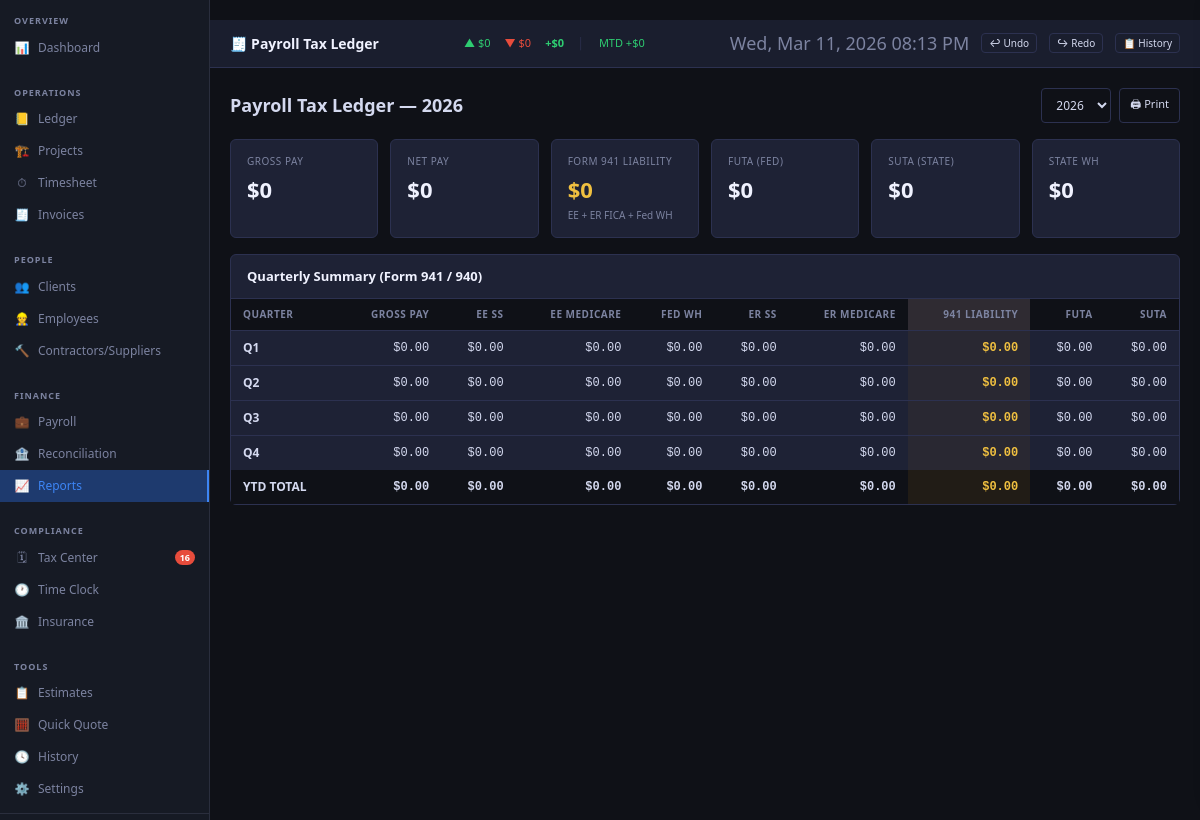
Screenshot of /reports/payroll-tax with the database file from the repository.
### tables this page shows
CREATE TABLE company_config (
    id INTEGER PRIMARY KEY DEFAULT 1,
    company_name TEXT DEFAULT '',
    owner_name TEXT DEFAULT '',
    address TEXT DEFAULT '',
    city_state_zip TEXT DEFAULT '',
    phone TEXT DEFAULT '',
    email TEXT DEFAULT '',
    website TEXT DEFAULT '',
    license_number TEXT DEFAULT '',
    ein TEXT DEFAULT '',
    receipts_folder_path TEXT DEFAULT '',
    invoices_folder_path TEXT DEFAULT '',
    certs_folder_path TEXT DEFAULT '',
    backup_folder_path TEXT DEFAULT '',
    backup_keep_count INTEGER DEFAULT 30,
    continuous_scroll INTEGER DEFAULT 0,
    time_tracker_enabled INTEGER DEFAULT 0,
    active_jobs_folder_path TEXT DEFAULT '',
    payroll_year INTEGER DEFAULT 2025,
    fica_rate_employee REAL DEFAULT 0.062,
    medicare_rate_employee REAL DEFAULT 0.0145,
    fica_rate_employer REAL DEFAULT 0.062,
    medicare_rate_employer REAL DEFAULT 0.0145,
    futa_rate REAL DEFAULT 0.006,
    futa_wage_base REAL DEFAULT 7000.0,
    suta_rate_il REAL DEFAULT 0.0350,
    suta_wage_base_il REAL DEFAULT 13590.0,
    prior_year_withholding_carryforward REAL DEFAULT 0.0,
    prior_year_trade_adjustment REAL DEFAULT 0.0,
    opening_bank_balance REAL DEFAULT 0.0,
    default_overhead_pct REAL DEFAULT 5.0,
    default_insurance_pct REAL DEFAULT 1.0,
    default_owner_wages_pct REAL DEFAULT 11.0,
    default_profit_pct REAL DEFAULT 20.0,
    default_markup_pct REAL DEFAULT 0.20,
    estimate_prefix TEXT DEFAULT 'EST',
    created_at TEXT DEFAULT (datetime('now')),
    updated_at TEXT DEFAULT (datetime('now')),
    is_deleted INTEGER DEFAULT 0
);

### routes_phase10.py (the view)
@phase10.route('/reports/payroll-tax')
def report_payroll_tax():
    config = _cfg()
    badges = _badges()
    conn   = get_connection()
    try:
        year  = _year_param()
        years = conn.execute(
            "SELECT DISTINCT year FROM payroll_runs WHERE is_deleted=0 ORDER BY year DESC"
        ).fetchall()
        years = [r['year'] for r in years] or [year]
        monthly = conn.execute("""
            SELECT CAST(substr(run_date,6,2) AS INTEGER) AS mo,
                   SUM(gross_pay)          AS gross,
                   SUM(ss_withheld)        AS ee_ss,
                   SUM(medicare_withheld)  AS ee_med,
                   SUM(fed_withholding)    AS fed_wh,
                   SUM(state_withholding)  AS state_wh,
                   SUM(total_withheld)     AS total_wh,
                   SUM(net_pay)            AS net,
                   SUM(employer_ss)        AS er_ss,
                   SUM(employer_medicare)  AS er_med,
                   SUM(futa_amount)        AS futa,
                   SUM(suta_amount)        AS suta
            FROM payroll_runs
            WHERE year=? AND is_deleted=0
            GROUP BY mo ORDER BY mo
        """, [year]).fetchall()
        monthly_data = {r['mo']: dict(r) for r in monthly}
        quarters = []
        for q, months_in_q in enumerate([(1,2,3),(4,5,6),(7,8,9),(10,11,12)], 1):
            agg = defaultdict(float)
            for m in months_in_q:
                md = monthly_data.get(m, {})
                for k in ['gross','ee_ss','ee_med','fed_wh','state_wh','total_wh',
                          'net','er_ss','er_med','futa','suta']:
                    agg[k] += float(md.get(k) or 0)
            agg['quarter'] = q
            agg['liability_941'] = (
                agg['ee_ss'] + agg['ee_med'] + agg['fed_wh'] +
                agg['er_ss'] + agg['er_med']
            )
            quarters.append(dict(agg))
        ytd = conn.execute("""
            SELECT SUM(gross_pay) AS gross, SUM(ss_withheld) AS ee_ss,
                   SUM(medicare_withheld) AS ee_med, SUM(fed_withholding) AS fed_wh,
                   SUM(state_withholding) AS state_wh, SUM(total_withheld) AS total_wh,
                   SUM(net_pay) AS net, SUM(employer_ss) AS er_ss,
                   SUM(employer_medicare) AS er_med, SUM(futa_amount) AS futa,
                   SUM(suta_amount) AS suta
            FROM payroll_runs WHERE year=? AND is_deleted=0
        """, [year]).fetchone()
        ytd_data = dict(ytd) if ytd else {}
        emp_rows = conn.execute("""
            SELECT (e.first_name || ' ' || e.last_name) AS emp_name,
                   SUM(p.gross_pay) AS gross, SUM(p.net_pay) AS net,
                   SUM(p.ss_withheld+p.employer_ss) AS total_ss,
                   SUM(p.medicare_withheld+p.employer_medicare) AS total_med,
                   SUM(p.futa_amount) AS futa,
                   COUNT(*) AS checks
            FROM payroll_runs p
            JOIN employees e ON p.emp_id = e.emp_id
            WHERE p.year=? AND p.is_deleted=0
            GROUP BY p.emp_id ORDER BY gross DESC
        """, [year]).fetchall()
        return render_template('report_payroll_tax.html',
            config=config, badges=badges,
            year=year, years=years,
            monthly_data=monthly_data,
            quarters=quarters,
            ytd=ytd_data,
            employees=[dict(e) for e in emp_rows],
        )
    finally:
        conn.close()

### app.py (called while the page is built)
@app.context_processor
def inject_globals():
    return {'db_name': os.path.basename(DB_PATH)}

### database.py (called while the page is built)
def get_connection():
    conn = sqlite3.connect(DB_PATH)
    conn.row_factory = sqlite3.Row
    conn.execute("PRAGMA journal_mode=WAL")
    conn.execute("PRAGMA foreign_keys=ON")
    return conn

### routes_phase10.py (called while the page is built)
def _cfg():
    conn = get_connection()
    try:
        r = conn.execute("SELECT * FROM company_config WHERE id=1").fetchone()
        return dict(r) if r else {}
    finally:
        conn.close()

def _badges():
    from app import get_nav_badges
    return get_nav_badges()

def _year_param(default=None):
    v = request.args.get('year', str(default or date.today().year))
    if v == 'all':
        return 'all'
    return int(v) if v and v.isdigit() else date.today().year

### routes_phase3.py (called while the page is built)
def _get_recurring_patterns(conn):
    rows = conn.execute(
        "SELECT * FROM recurring_patterns WHERE is_deleted=0"
    ).fetchall()
    return [dict(r) for r in rows]

### templates/report_payroll_tax.html (shortened to what this page needs)
{% extends "base.html" %}
{% block topbar_title %}🧾 Payroll Tax Ledger{% endblock %}
{% block content %}
<div class="flex gap-8" style="margin-bottom:16px;align-items:center">
  <h2 style="font-size:18px;font-weight:700">Payroll Tax Ledger — {{ year }}</h2>
  <form method="GET" class="flex gap-8" style="margin-left:auto">
    <select name="year" onchange="this.form.submit()">
      {% for y in years %}<option value="{{ y }}" {% if y==year %}selected{% endif %}>{{ y }}</option>{% endfor %}
    </select>
    <button class="btn btn-outline btn-sm" onclick="window.print();return false">🖨 Print</button>
  </form>
</div>
{% macro money(v) %}${{ '{:,.2f}'.format((v or 0)|float) }}{% endmacro %}
<div class="kpi-grid" style="grid-template-columns:repeat(6,1fr);margin-bottom:16px">
  <div class="kpi-tile"><div class="kpi-label">Gross Pay</div><div class="kpi-value">${{ '{:,.0f}'.format((ytd.gross or 0)|float) }}</div></div>
  <div class="kpi-tile"><div class="kpi-label">Net Pay</div><div class="kpi-value">${{ '{:,.0f}'.format((ytd.net or 0)|float) }}</div></div>
  <div class="kpi-tile yellow"><div class="kpi-label">Form 941 Liability</div>
    <div class="kpi-value">${{ '{:,.0f}'.format(((ytd.ee_ss or 0)+(ytd.ee_med or 0)+(ytd.fed_wh or 0)+(ytd.er_ss or 0)+(ytd.er_med or 0))|float) }}</div>
    <div class="kpi-sub">EE + ER FICA + Fed WH</div>
  </div>
  <div class="kpi-tile"><div class="kpi-label">FUTA (Fed)</div><div class="kpi-value">${{ '{:,.0f}'.format((ytd.futa or 0)|float) }}</div></div>
  <div class="kpi-tile"><div class="kpi-label">SUTA (State)</div><div class="kpi-value">${{ '{:,.0f}'.format((ytd.suta or 0)|float) }}</div></div>
  <div class="kpi-tile"><div class="kpi-label">State WH</div><div class="kpi-value">${{ '{:,.0f}'.format((ytd.state_wh or 0)|float) }}</div></div>
</div>
<div class="card" style="margin-bottom:16px">
  <div class="card-header"><span class="card-title">Quarterly Summary (Form 941 / 940)</span></div>
  <div class="card-body no-pad">
    <table>
      <thead>
        <tr>
          <th>Quarter</th>
          <th style="text-align:right">Gross Pay</th>
          <th style="text-align:right">EE SS</th>
          <th style="text-align:right">EE Medicare</th>
          <th style="text-align:right">Fed WH</th>
          <th style="text-align:right">ER SS</th>
          <th style="text-align:right">ER Medicare</th>
          <th style="text-align:right;background:rgba(243,156,18,0.08)">941 Liability</th>
          <th style="text-align:right">FUTA</th>
          <th style="text-align:right">SUTA</th>
        </tr>
      </thead>
      <tbody>
        {% for q in quarters %}
        <tr>
          <td style="font-weight:600">Q{{ q.quarter }}</td>
          <td style="text-align:right" class="mono">{{ money(q.gross) }}</td>
          <td style="text-align:right" class="mono">{{ money(q.ee_ss) }}</td>
          <td style="text-align:right" class="mono">{{ money(q.ee_med) }}</td>
          <td style="text-align:right" class="mono">{{ money(q.fed_wh) }}</td>
          <td style="text-align:right" class="mono">{{ money(q.er_ss) }}</td>
          <td style="text-align:right" class="mono">{{ money(q.er_med) }}</td>
          <td style="text-align:right;font-weight:700;background:rgba(243,156,18,0.05)" class="mono text-yellow">{{ money(q.liability_941) }}</td>
          <td style="text-align:right" class="mono">{{ money(q.futa) }}</td>
          <td style="text-align:right" class="mono">{{ money(q.suta) }}</td>
        </tr>
        {% endfor %}
      </tbody>
      <tfoot>
        <tr style="font-weight:800;background:var(--bg)">
          <td>YTD TOTAL</td>
          <td style="text-align:right" class="mono">{{ money(ytd.gross) }}</td>
          <td style="text-align:right" class="mono">{{ money(ytd.ee_ss) }}</td>
          <td style="text-align:right" class="mono">{{ money(ytd.ee_med) }}</td>
          <td style="text-align:right" class="mono">{{ money(ytd.fed_wh) }}</td>
          <td style="text-align:right" class="mono">{{ money(ytd.er_ss) }}</td>
          <td style="text-align:right" class="mono">{{ money(ytd.er_med) }}</td>
          <td style="text-align:right;background:rgba(243,156,18,0.08)" class="mono text-yellow">
            {{ money(((ytd.ee_ss or 0)+(ytd.ee_med or 0)+(ytd.fed_wh or 0)+(ytd.er_ss or 0)+(ytd.er_med or 0))|float) }}
          </td>
          <td style="text-align:right" class="mono">{{ money(ytd.futa) }}</td>
          <td style="text-align:right" class="mono">{{ money(ytd.suta) }}</td>
        </tr>
      </tfoot>
    </table>
  </div>
</div>
{% endblock %}

### templates/base.html (style rules this page uses)
:root { --bg: #0f1117; --sidebar-bg: #161a24; --sidebar-border: #2a2e3d; --content-bg: #1a1e2e; --card-bg: #1e2235; --card-border: #2c3150; --accent: #3d85f5; --accent-hover: #5a99ff; --accent-dim: #1e3a6e; --text: #d4d9ef; --text-dim: #7c83a0; --text-bright: #f0f2ff; --green: #2ecc71; --green-dim: #1a4a2e; --yellow: #f0c040; --yellow-dim: #4a3c10; --red: #e74c3c; --red-dim: #4a1a1a; --orange: #f39c12; --orange-dim: #4a2e08; --border: #2c3150; --input-bg: #0f1117; --hover: #252a3d; --success: #27ae60; --sidebar-w: 210px; --header-h: 48px; --surface: #1e2235; }
*, *::before, *::after { box-sizing: border-box; margin: 0; padding: 0; }
body { font-family: 'Segoe UI', system-ui, -apple-system, sans-serif; background: var(--bg); color: var(--text); font-size: 13px; line-height: 1.5; min-height: 100vh; }
.card { background: var(--card-bg); border: 1px solid var(--card-border); border-radius: 6px; margin-bottom: 16px; }
.card-header { padding: 12px 16px; border-bottom: 1px solid var(--card-border); display: flex; align-items: center; gap: 8px; }
.card-title { font-size: 13px; font-weight: 600; color: var(--text-bright); }
.card-body { padding: 16px; }
.card-body.no-pad { padding: 0; }
.kpi-grid { display: grid; grid-template-columns: repeat(auto-fit, minmax(160px, 1fr)); gap: 12px; margin-bottom: 16px; }
.kpi-tile { background: var(--card-bg); border: 1px solid var(--card-border); border-radius: 6px; padding: 14px 16px; }
.kpi-label { font-size: 10px; color: var(--text-dim); text-transform: uppercase; letter-spacing: 0.5px; margin-bottom: 4px; }
.kpi-value { font-size: 22px; font-weight: 700; color: var(--text-bright); }
.kpi-sub { font-size: 10px; color: var(--text-dim); margin-top: 2px; }
.kpi-tile.yellow .kpi-value { color: var(--yellow); }
table { width: 100%; border-collapse: collapse; }
thead th { background: var(--bg); color: var(--text-dim); font-size: 10px; font-weight: 600; text-transform: uppercase; letter-spacing: 0.5px; padding: 8px 12px; text-align: left; white-space: nowrap; border-bottom: 1px solid var(--border); }
tbody tr { border-bottom: 1px solid var(--border); transition: background 0.1s; }
tbody tr:last-child { border-bottom: none; }
td { padding: 8px 12px; font-size: 12px; color: var(--text); white-space: nowrap; }
td.mono { font-family: 'Consolas', 'Courier New', monospace; }
input, select, textarea { background: var(--input-bg); border: 1px solid var(--border); color: var(--text); padding: 7px 10px; border-radius: 4px; font-size: 12px; font-family: inherit; transition: border-color 0.15s; width: 100%; }
.btn { display: inline-flex; align-items: center; gap: 5px; padding: 6px 14px; border-radius: 4px; font-size: 12px; font-weight: 500; cursor: pointer; border: 1px solid transparent; transition: all 0.15s; text-decoration: none; white-space: nowrap; font-family: inherit; }
.btn-outline { background: transparent; color: var(--text); border-color: var(--border); }
.btn-sm { padding: 4px 10px; font-size: 11px; }
.flex { display: flex; }
.gap-8 { gap: 8px; }
.text-yellow { color: var(--yellow); }
.mono { font-family: 'Consolas', 'Courier New', monospace; }

### rows the page displays
company_config: quarter "1", value "0.00 0.00 0.00 0.00 0.00 0.00 0.00 0.00 0.00", quarter "2", quarter "3", quarter "4"

### other values shown
{{ badges.overdue_reminders }} "16"
{{ year }} "2026"
{{ '{:,.0f}'.format((ytd.gross or 0)|float) }} "0"
{{ '{:,.0f}'.format((ytd.net or 0)|float) }} "0"
{{ '{:,.0f}'.format((ytd.futa or 0)|float) }} "0"
{{ '{:,.0f}'.format((ytd.suta or 0)|float) }} "0"
{{ '{:,.0f}'.format((ytd.state_wh or 0)|float) }} "0"
{{ '{:,.2f}'.format((v or 0)|float) }} "0.00 0.00 0.00 0.00 0.00 0.00 0.00 0.00 0.00"
form field year "2026"
